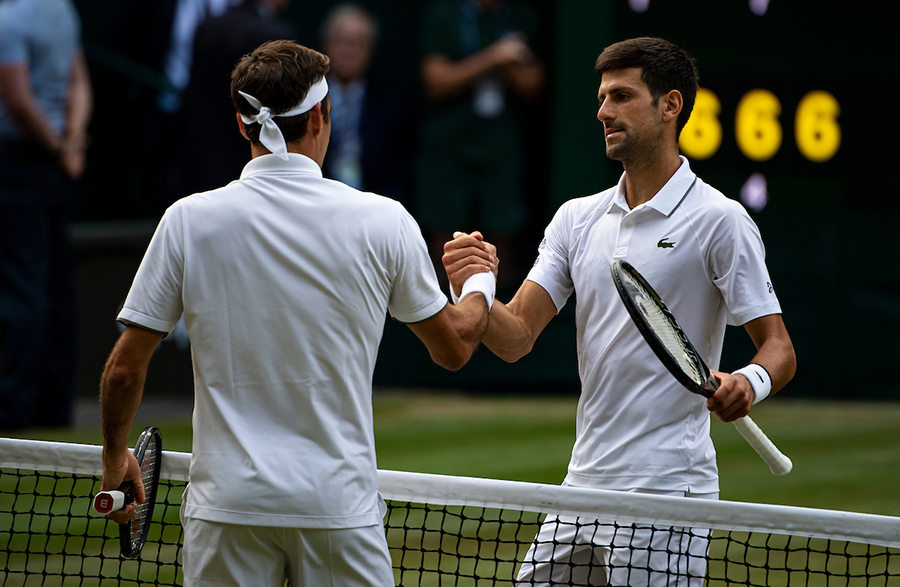
#> input picture face_detect/download.jpg, 900 x 587 px
$ python flipping.py --image face_detect/download.jpg
#> lines starting #> are read from the running program, lines starting #| are printed output that depends on the picture
import argparse
import cv2

ap = argparse.ArgumentParser()
ap.add_argument('-i', '--image', required=True, help='Path to the image.')
args = vars(ap.parse_args())

image = cv2.imread(args['image'])
#> image is the input picture: shape (587, 900, 3); mean B, G, R 67.3, 74, 71.7
cv2.imshow('Original', image)
cv2.waitKey(0)

flipped = cv2.flip(image, 1)
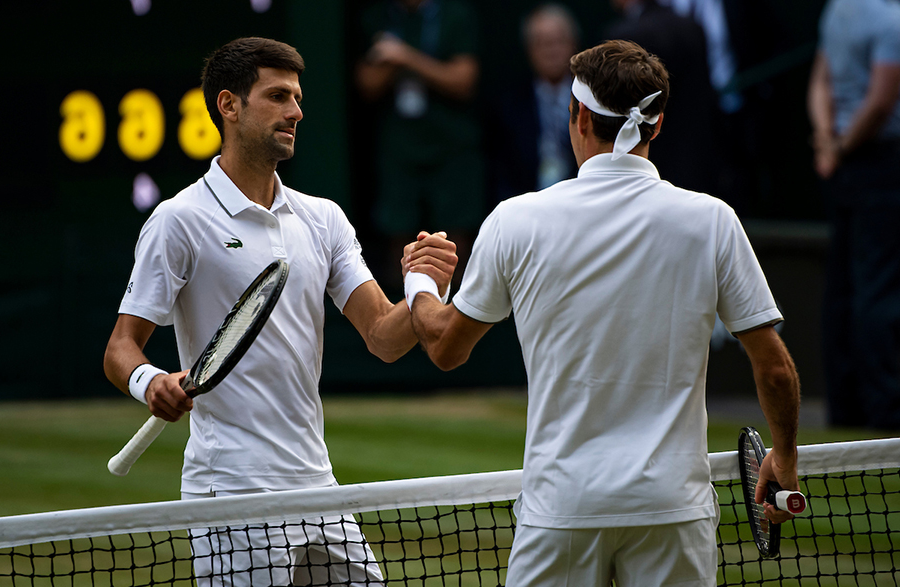
#> flipped: shape (587, 900, 3); mean B, G, R 67.3, 74, 71.7
cv2.imshow('Flipped Horizontally', flipped)
cv2.waitKey(0)

flipped = cv2.flip(image, 0)
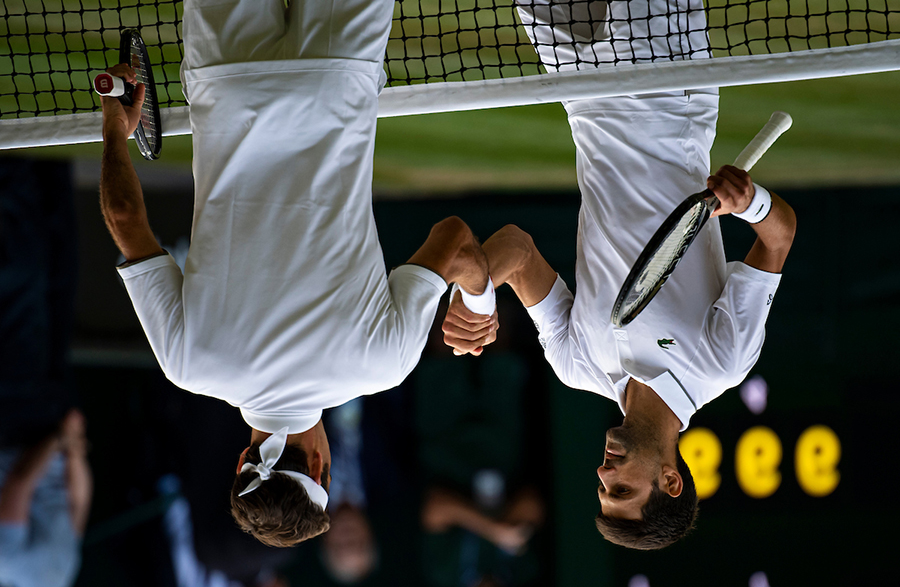
#> flipped: shape (587, 900, 3); mean B, G, R 67.3, 74, 71.7
cv2.imshow('Flipped Vertically', flipped)
cv2.waitKey(0)

flipped =  cv2.flip(image, -1)
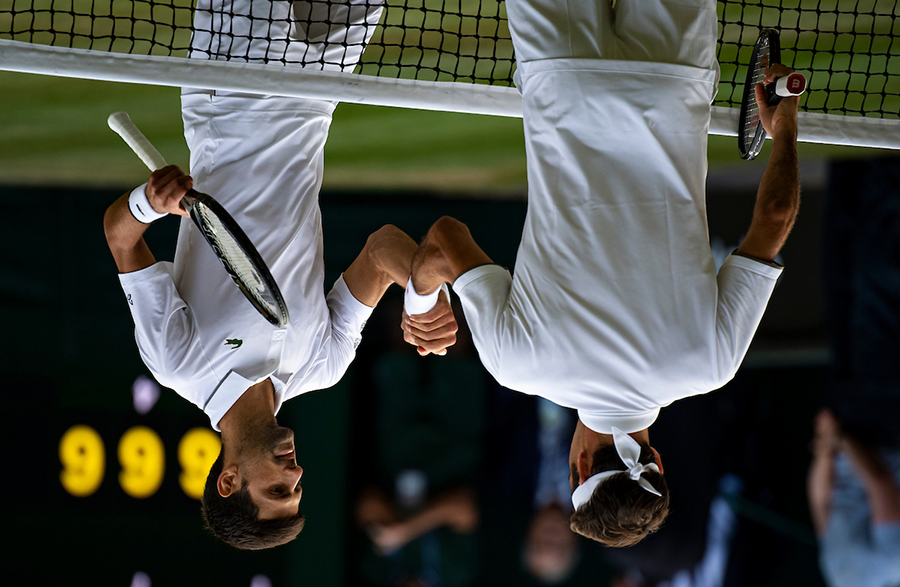
#> flipped: shape (587, 900, 3); mean B, G, R 67.3, 74, 71.7
cv2.imshow('Flipped Horizontally and Vertically', flipped)
cv2.waitKey(0)
